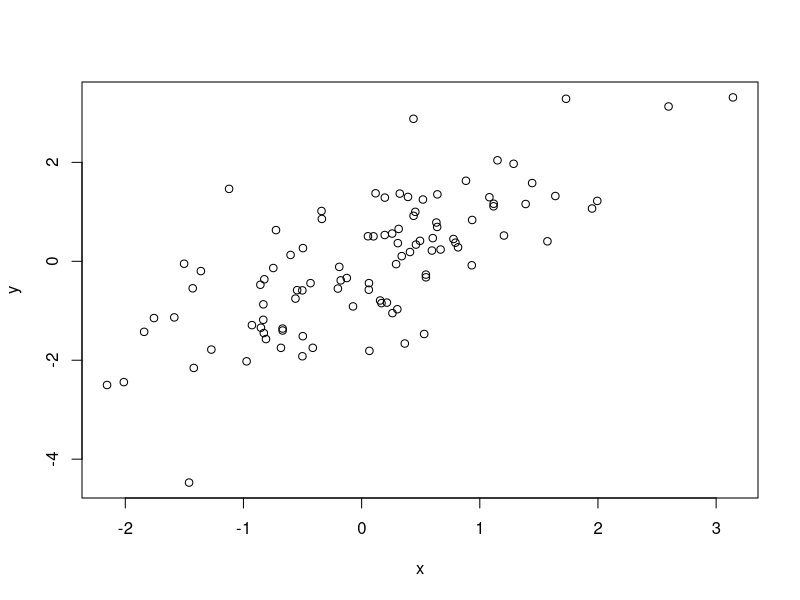

Write the R code that produced this figure.
## ---- chunk 1
x <- rnorm(100)
y <- x + rnorm(100)
plot(x, y)
